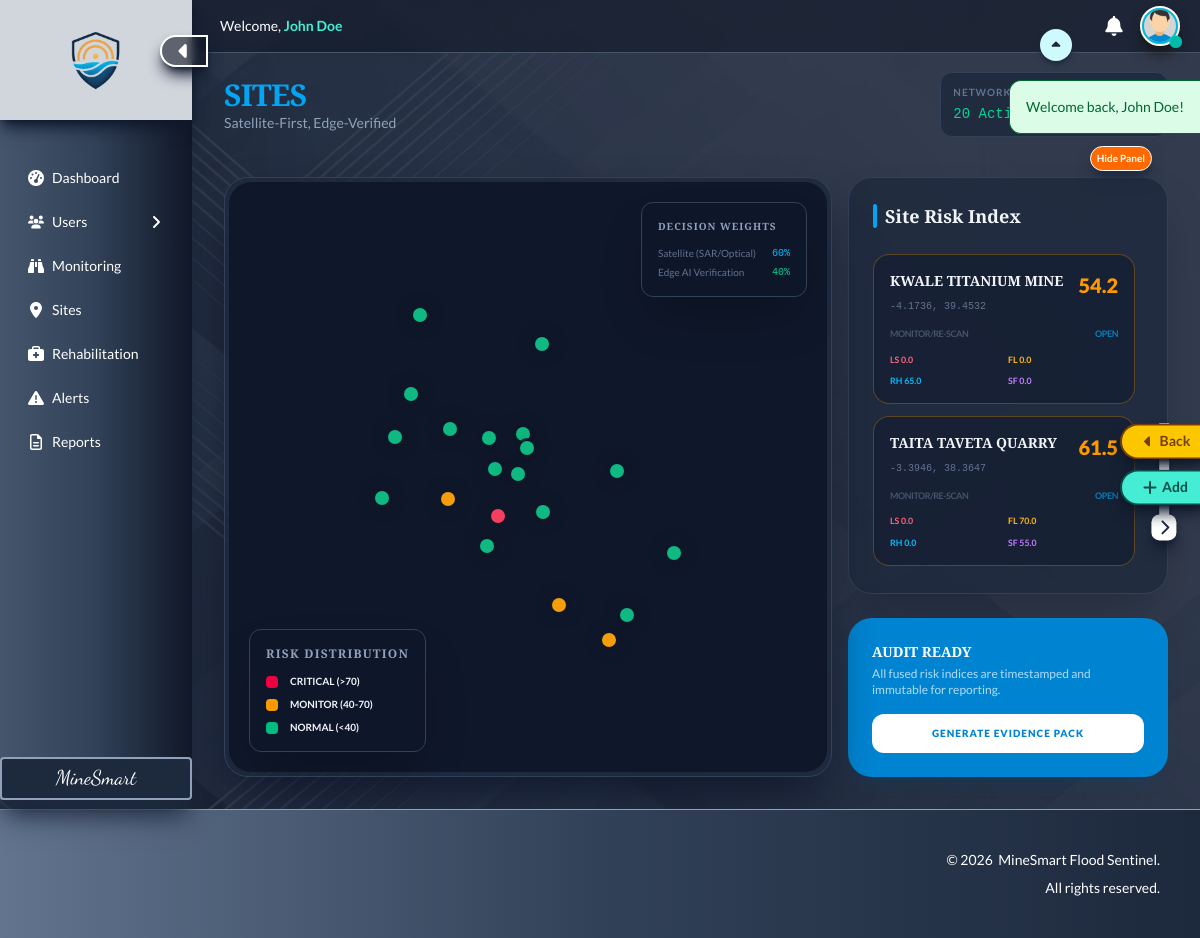
The page /sites (signed in) on the database its author committed.
### tables this page shows
CREATE TABLE sites (
  id INT AUTO_INCREMENT PRIMARY KEY,
  name VARCHAR(255) NOT NULL UNIQUE,
  site_code VARCHAR(50) NOT NULL UNIQUE,
  site_type ENUM('open_pit','underground','quarry','rehabilitation','processing') NOT NULL,
  country VARCHAR(100) NOT NULL DEFAULT 'Kenya',
  county VARCHAR(100) NOT NULL,
  coords JSON NOT NULL,
  elevation_m INT DEFAULT NULL,
  area_hectares DECIMAL(8,2) DEFAULT NULL,
  operational_status ENUM('active','inactive','rehabilitation','closed') NOT NULL DEFAULT 'active',
  risk_profile JSON DEFAULT NULL,
  image_link VARCHAR(255) DEFAULT NULL,
  user_id INT NOT NULL DEFAULT 1,
  created_at TIMESTAMP NOT NULL DEFAULT CURRENT_TIMESTAMP,
  updated_at TIMESTAMP NOT NULL DEFAULT CURRENT_TIMESTAMP ON UPDATE CURRENT_TIMESTAMP,
  INDEX(site_type),
  INDEX(county),
  INDEX(operational_status)
);

CREATE TABLE risk_event_factors (
  id BIGINT AUTO_INCREMENT PRIMARY KEY,
  event_id BIGINT NOT NULL,
  risk_type_id INT NOT NULL,
  layer ENUM('satellite','edge','fusion') NOT NULL,
  raw_value DECIMAL(14,6) DEFAULT NULL,
  normalized_score DECIMAL(6,2) NOT NULL DEFAULT 0.00,
  risk_level ENUM('low','medium','high') NOT NULL DEFAULT 'low',
  threshold_low DECIMAL(14,6) DEFAULT NULL,
  threshold_medium DECIMAL(14,6) DEFAULT NULL,
  threshold_high DECIMAL(14,6) DEFAULT NULL,
  evidence_url VARCHAR(512) DEFAULT NULL,
  note VARCHAR(255) DEFAULT NULL,
  created_at TIMESTAMP DEFAULT CURRENT_TIMESTAMP,
  FOREIGN KEY (event_id) REFERENCES risk_events(id) ON DELETE CASCADE,
  FOREIGN KEY (risk_type_id) REFERENCES risk_types(id) ON DELETE RESTRICT,
  INDEX idx_ref_event (event_id),
  INDEX idx_ref_event_layer (event_id, layer)
);

### app/helpers/risk_processor.php (called while the page is built, shortened)
<?php
function ms_get_latest_snapshot(int $site_id, PDO $pdo): array
{
    $stmt = $pdo->prepare("
        SELECT *
        FROM v_site_latest_snapshot
        WHERE site_id = :site_id
        LIMIT 1
    ");
    $stmt->execute([':site_id' => $site_id]);
    $row = $stmt->fetch(PDO::FETCH_ASSOC);
    return $row ?: [
        'site_id' => $site_id,
        'snapshot_id' => null,
        'snapshot_at' => null,
        'satellite_risk_score' => 0,
        'edge_risk_score' => 0,
        'final_risk_score' => 0,
        'confidence_score' => 0,
        'system_decision' => 'Normal State',
        'event_id' => null
    ];
}
function ms_get_event_factors(?int $event_id, PDO $pdo, int $limit = 6): array
{
    if (!$event_id) {
        return [];
    }
    $stmt = $pdo->prepare("
        SELECT
            ref.layer,
            rt.code,
            rt.name,
            rt.unit,
            ref.raw_value,
            ref.normalized_score,
            ref.risk_level,
            ref.note
        FROM risk_event_factors ref
        JOIN risk_types rt ON rt.id = ref.risk_type_id
        WHERE ref.event_id = :event_id
        ORDER BY ref.normalized_score DESC
        LIMIT :lim
    ");
    $stmt->bindValue(':event_id', $event_id, PDO::PARAM_INT);
    $stmt->bindValue(':lim', $limit, PDO::PARAM_INT);
    $stmt->execute();
    return $stmt->fetchAll(PDO::FETCH_ASSOC) ?: [];
}
function ms_get_site_risk_packet(int $site_id, PDO $pdo): array
{
    $snap = ms_get_latest_snapshot($site_id, $pdo);
    $factors = ms_get_event_factors($snap['event_id'] ? (int)$snap['event_id'] : null, $pdo);
    return [
        'snapshot' => $snap,
        'factors' => $factors
    ];
}

### app/views/sites/index.php (the view, shortened to what this page needs)
<?php
  require __DIR__ . '/../../helpers/online_connector.php';
  require __DIR__ . '/../../helpers/risk_processor.php';
  $stmt = $pdo->query("SELECT * FROM sites LIMIT 20");
  $monitored_sites = $stmt->fetchAll(PDO::FETCH_ASSOC);
  function ms_coords_lat_lng($coords_raw) {
    $coords = json_decode($coords_raw ?? '', true);
    $lat = 0.0;
    $lng = 0.0;
    if(is_array($coords)) {
      if(isset($coords['lat']) && isset($coords['lng'])) {
        $lat = (float)$coords['lat'];
        $lng = (float)$coords['lng'];
      } elseif(isset($coords['latitude']) && isset($coords['longitude'])) {
        $lat = (float)$coords['latitude'];
        $lng = (float)$coords['longitude'];
      }
    }
    return [$lat, $lng];
  }
  function ms_factor_code($f) {
    if(isset($f['code'])) return (string)$f['code'];
    return '';
  }
  function ms_factor_score($f) {
    if(isset($f['normalized_score'])) return (float)$f['normalized_score'];
    return 0.0;
  }
  function ms_category_breakdown($factors) {
    $ls = 0.0;
    $fl = 0.0;
    $rh = 0.0;
    $sf = 0.0;
    foreach($factors as $f) {
      $code = ms_factor_code($f);
      $score = ms_factor_score($f);
      if(in_array($code, ['INSAR_DEFORMATION_MM_MO','EDGE_CRACK_SCORE'], true)) {
        if($score > $ls) $ls = $score;
      }
      if(in_array($code, ['RAINFALL_ANOMALY_PCT','SOIL_MOISTURE_PROXY_TREND','EDGE_WETNESS_PCT','EDGE_HUMIDITY_PCT'], true)) {
        if($score > $fl) $fl = $score;
      }
      if(in_array($code, ['NDVI_DROP_30D','EVI_DROP_30D','EDGE_VEG_COVER_PCT'], true)) {
        if($score > $rh) $rh = $score;
      }
      if(in_array($code, ['EDGE_EROSION_AREA_PCT','EDGE_CRACK_SCORE','INSAR_DEFORMATION_MM_MO'], true)) {
        if($score > $sf) $sf = $score;
      }
    }
    return [
      'ls' => min(100.0, max(0.0, $ls)),
      'fl' => min(100.0, max(0.0, $fl)),
      'rh' => min(100.0, max(0.0, $rh)),
      'sf' => min(100.0, max(0.0, $sf))
    ];
  }
?>
<!DOCTYPE html>
<html lang="en">
  <head>
    <link href="<?php echo ROOT_URL; ?>/assets/css/output.css" rel="stylesheet">
    <link rel="stylesheet" href="https://unpkg.com/leaflet@1.9.4/dist/leaflet.css" />
  </head>
  <body class="relative bg-slate-900 text-slate-100 max-w-full overflow-x-hidden">
    <?php include '../includes/sidebar.php'; ?>
    <?php require __DIR__ . '/../includes/message.php'; ?>
    <main id="mainContent" class="min-h-screen w-[calc(100%-12rem)] ml-auto flex-1 flex flex-col overflow-hidden transition-all duration-500 ease-in-out">
      <?php include '../includes/header.php'; ?>
      <?php require __DIR__ . '/../includes/navigation.php'; ?>
      <section class="overflow-y-auto p-8 flex-grow pt-18">
        <div class="flex justify-between items-center mb-10">
          <div>
            <h1 class="text-3xl font-black tracking-tight text-sky-500 uppercase">SITES</h1>
            <p class="text-slate-400 text-sm">Satellite-First, Edge-Verified</p>
          </div>
          <div class="flex gap-4">
            <div class="bg-slate-800/80 backdrop-blur-sm p-3 rounded-xl border border-slate-700">
              <span class="text-[0.625rem] text-slate-500 block uppercase font-bold tracking-widest">Network Status</span>
              <span class="text-xs md:text-sm md:font-mono text-emerald-400"><?= count($monitored_sites) ?> Active Sites Deployed</span>
            </div>
          </div>
        </div>
        <div class="fixed z-[1001] top-[9rem] right-[7%] sm:right-[3rem]">
          <button id="toggleSites" class="cursor-pointer bg-orange-500 border border-white text-[0.625rem] px-1.5 py-1 font-bold text-white hover:scale-[106%] shadow-lg shadow-slate-800 rounded-full transition-all duration-500 ease-in-out">
          </button>
        </div>
        <div id="dashboardWrapper" class="relative flex gap-4 transition-all duration-700 ease-in-out">
          <div id="mapContainer" class="relative flex-1 bg-slate-800/80 rounded-3xl border border-slate-700 p-1 h-[37.5rem] shadow-2xl shadow-slate-900 overflow-hidden transition-all duration-700 ease-in-out">
            <div id="map" class="w-full h-full rounded-[1.4rem]"></div>
            <div class="absolute top-6 right-6 z-[1000] bg-slate-900/90 backdrop-blur-md p-4 rounded-xl border border-slate-700 shadow-2xl">
              <h4 class="text-[0.625rem] font-bold mb-3 uppercase tracking-widest text-slate-400">Decision Weights</h4>
              <div class="space-y-1">
                <div class="flex justify-between gap-4 text-[0.625rem]">
                  <span class="text-slate-500">Satellite (SAR/Optical)</span>
                  <span class="text-sky-400 font-mono">60%</span>
                </div>
                <div class="flex justify-between gap-4 text-[0.625rem]">
                  <span class="text-slate-500">Edge AI Verification</span>
                  <span class="text-emerald-400 font-mono">40%</span>
                </div>
              </div>
            </div>
            <div class="absolute bottom-6 left-6 z-[1000] bg-slate-900/90 backdrop-blur-md p-4 rounded-xl border border-slate-700 shadow-2xl">
              <h4 class="text-xs font-bold mb-3 uppercase tracking-widest text-slate-400">Risk Distribution</h4>
              <div class="space-y-2">
                <div class="flex items-center gap-3 text-[0.625rem] font-bold">
                  <span class="w-3 h-3 bg-rose-600 rounded-sm"></span> CRITICAL (&gt;70)
                </div>
                <div class="flex items-center gap-3 text-[0.625rem] font-bold">
                  <span class="w-3 h-3 bg-amber-500 rounded-sm"></span> MONITOR (40-70)
                </div>
                <div class="flex items-center gap-3 text-[0.625rem] font-bold">
                  <span class="w-3 h-3 bg-emerald-500 rounded-sm"></span> NORMAL (&lt;40)
                </div>
              </div>
            </div>
          </div>
          <div id="sitesPanel" class="w-[14rem] md:w-[20rem] h-[37.5rem] flex flex-col space-y-6 transition-all duration-500 ease-in-out">
            <div class="bg-slate-800/80 rounded-3xl border border-slate-700 p-6 shadow-2xl overflow-hidden flex flex-col flex-1">
              <div class="flex justify-between items-center mb-6">
                <h3 class="text-lg font-bold flex items-center gap-2">
                  <span class="w-1 h-6 bg-sky-500 rounded-full"></span>
                  Site Risk Index
                </h3>
              </div>
              <div id="sitesList" class="space-y-3 overflow-y-auto flex-1 pr-2">
                <?php foreach($monitored_sites as $site):
                  $packet = ms_get_site_risk_packet((int)$site['id'], $pdo);
                  $snap = $packet['snapshot'] ?? [];
                  $factors = $packet['factors'] ?? [];
                  $score = (float)($snap['final_risk_score'] ?? 0);
                  $decision = $snap['system_decision'] ?? 'Normal State';
                  $ll = ms_coords_lat_lng($site['coords'] ?? '');
                  $lat = $ll[0];
                  $lng = $ll[1];
                  $text_color = $score > 70 ? 'text-rose-500' : ($score > 40 ? 'text-amber-500' : 'text-emerald-500');
                  $border_color = $score > 70 ? 'border-rose-500/30' : ($score > 40 ? 'border-amber-500/30' : 'border-emerald-500/30');
                  $cats = ms_category_breakdown($factors);
                ?>
                <div class="p-4 rounded-2xl border bg-slate-900/50 <?= $border_color ?> hover:bg-slate-900 transition-all cursor-pointer group" onclick="if(window.map){ map.flyTo([<?= $lat ?>, <?= $lng ?>], 12) }">
                  <div class="flex justify-between items-start">
                    <div>
                      <h4 class="font-bold text-sm group-hover:text-sky-400 transition-colors uppercase">
                        <?= $site['name'] ?>
                      </h4>
                      <span class="text-[0.625rem] font-mono text-slate-500"><?= number_format($lat, 4) ?>, <?= number_format($lng, 4) ?></span>
                    </div>
                    <div class="text-right">
                      <span class="text-xl font-black <?= $text_color ?>"><?= number_format($score, 1) ?></span>
                    </div>
                  </div>
                  <div class="mt-3 flex justify-between items-center text-[0.5625rem] font-bold uppercase tracking-tighter">
                    <span class="text-slate-600"><?= $decision ?></span>
                    <a href="<?= ROOT_URL; ?>/sites/intelligence.php?site_id=<?= (int)$site['id'] ?>" class="text-sky-500/70 hover:text-sky-400 transition-colors">Open</a>
                  </div>
                  <div class="mt-3 grid grid-cols-2 gap-2 text-[0.55rem] font-bold">
                    <span class="text-rose-400">LS <?= number_format($cats['ls'], 1) ?></span>
                    <span class="text-amber-400">FL <?= number_format($cats['fl'], 1) ?></span>
                    <span class="text-sky-400">RH <?= number_format($cats['rh'], 1) ?></span>
                    <span class="text-purple-400">SF <?= number_format($cats['sf'], 1) ?></span>
                  </div>
                </div>
                <?php endforeach; ?>
              </div>
            </div>
            <div class="bg-sky-600 p-6 rounded-3xl shadow-lg shadow-sky-900/20 shrink-0">
              <h4 class="text-white font-black text-sm uppercase mb-1">Audit Ready</h4>
              <p class="text-sky-100 text-xs opacity-80 mb-4">
                All fused risk indices are timestamped and immutable for reporting.
              </p>
              <button class="w-full py-3 bg-white text-sky-600 rounded-xl font-black text-[0.625rem] uppercase tracking-widest hover:bg-sky-50 transition-all">
                Generate Evidence Pack
              </button>
            </div>
          </div>
        </div>
      </section>
    </main>
    <?php include '../includes/footer.php'; ?>
  </body>
</html>

### rows shown on the page
sites: name "KWALE TITANIUM MINE", coords "-4.1736", coords "39.4532", score "54.2", decision "MONITOR/RE-SCAN", ls "0.0", fl "0.0", risk_event_factors.normalized_score "65.0", sf "0.0"
sites: name "TAITA TAVETA QUARRY", coords "-3.3946", coords "38.3647", score "61.5", decision "MONITOR/RE-SCAN", ls "0.0", fl "70.0", rh "0.0", sf "55.0"

### other values the page prints
$message['text'] "Welcome back, John Doe!"
$currentUser['full_name'] "John Doe"
count($monitored_sites) "20"
